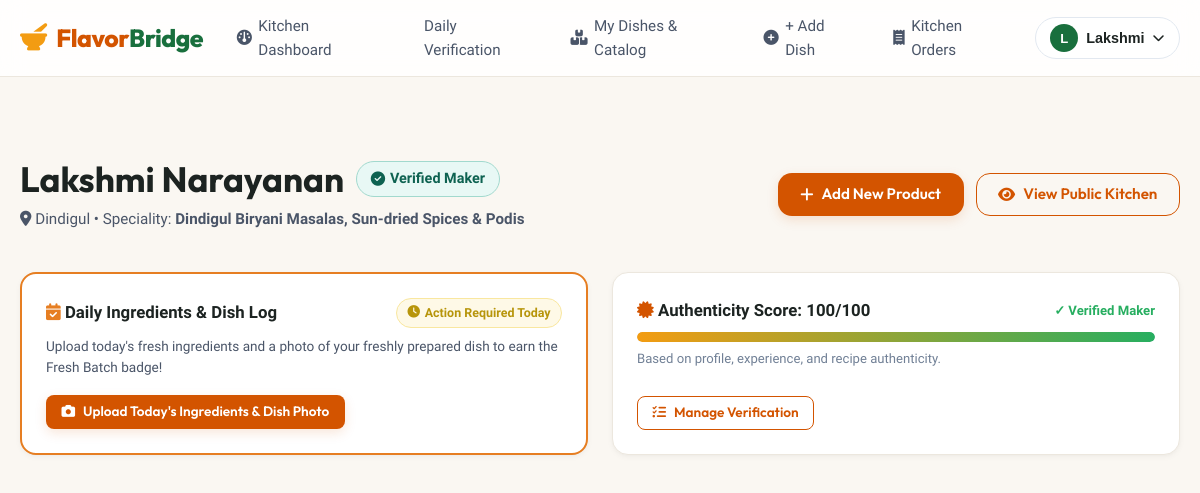
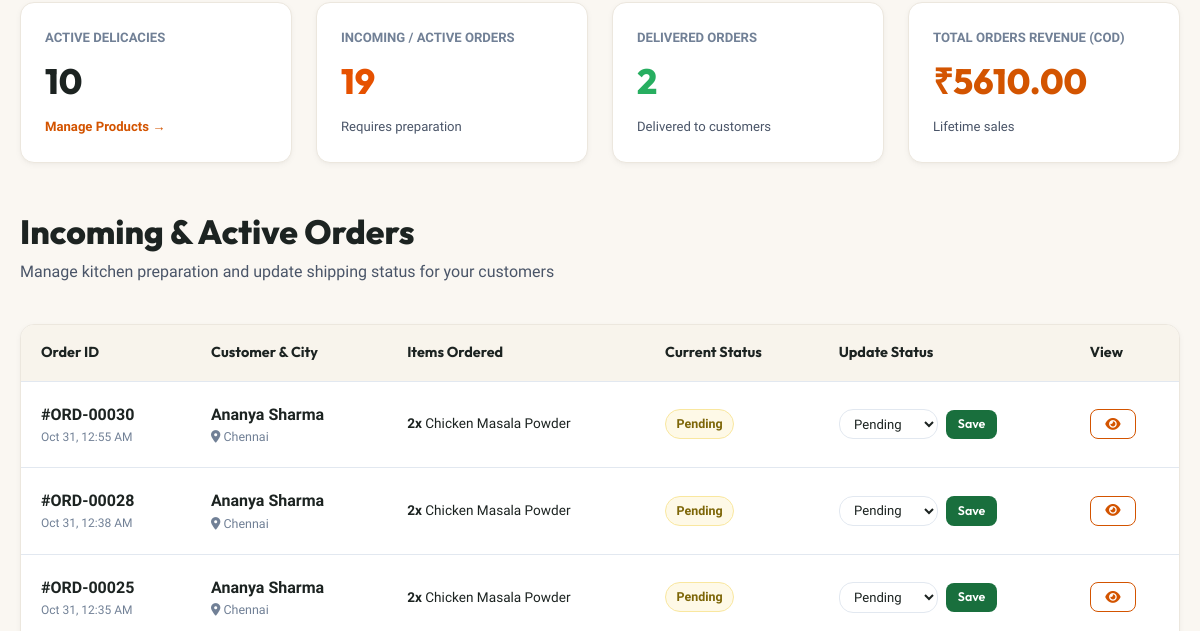
The page /food-maker/dashboard (signed in, upper part) on the database as committed earlier (2 pictures, top to bottom).
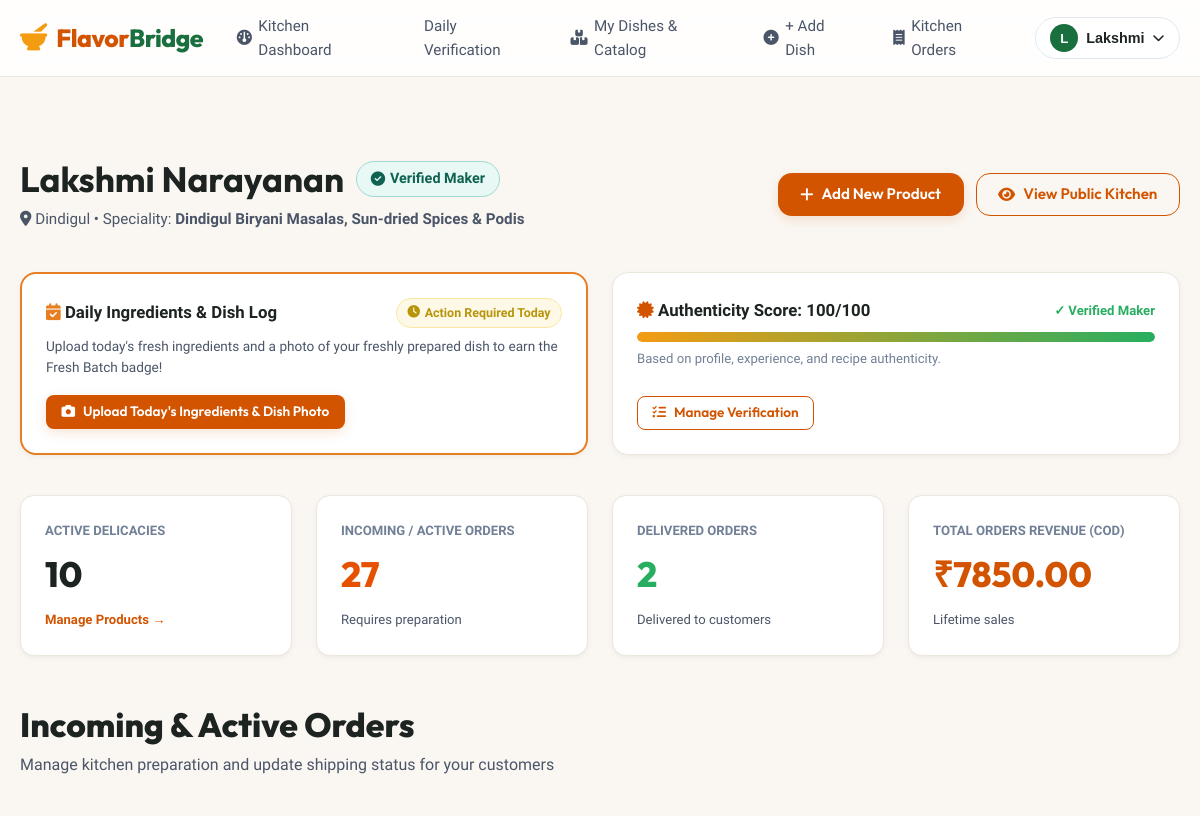
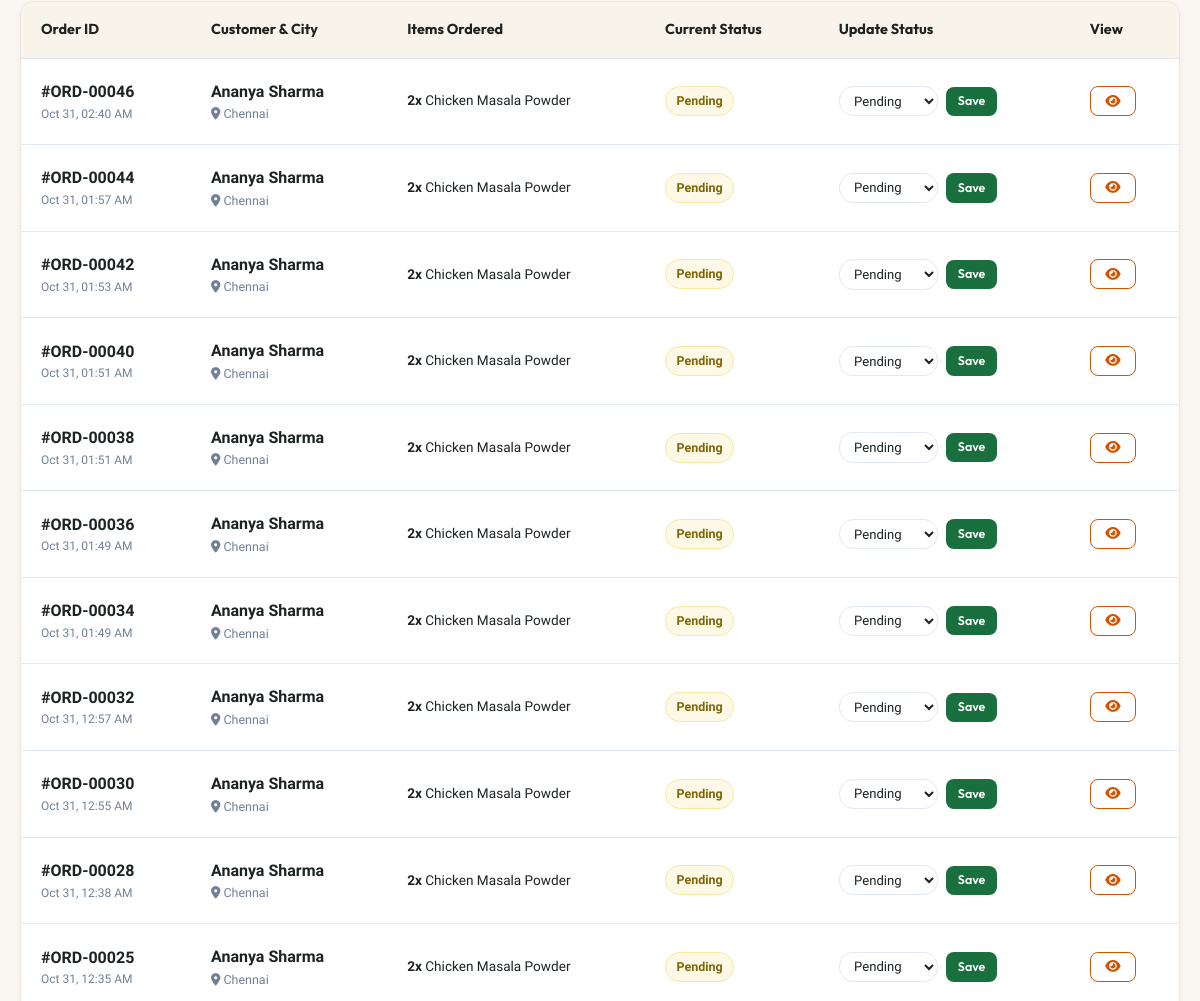
The same page on the database as committed later (2 pictures, top to bottom).
### backend/models.py (models this page shows, shortened)
class Order(db.Model):
    __tablename__ = 'orders'
    id = db.Column(db.Integer, primary_key=True)
    customer_id = db.Column(db.Integer, db.ForeignKey('users.id'), nullable=False)
    total_amount = db.Column(db.Float, nullable=False)
    address = db.Column(db.Text, nullable=False)
    city = db.Column(db.String(100), nullable=False)
    state = db.Column(db.String(100), nullable=False, default='Tamil Nadu')
    pincode = db.Column(db.String(20), nullable=False)
    phone = db.Column(db.String(20), nullable=False)
    payment_method = db.Column(db.String(50), nullable=False, default='Cash on Delivery')
    status = db.Column(db.String(50), nullable=False, default='Pending')
    created_at = db.Column(db.DateTime, default=datetime.utcnow)
    items = db.relationship('OrderItem', backref='order', lazy=True, cascade='all, delete-orphan')
    @property
    def has_fresh_food(self):
        return any(item.product and item.product.product_type == 'Fresh Food' for item in self.items)

class User(db.Model):
    __tablename__ = 'users'
    id = db.Column(db.Integer, primary_key=True)
    name = db.Column(db.String(100), nullable=False)
    email = db.Column(db.String(120), unique=True, nullable=False, index=True)
    password_hash = db.Column(db.String(255), nullable=False)
    role = db.Column(db.String(20), nullable=False, default='customer')  # 'customer' or 'food_maker'
    phone = db.Column(db.String(20), nullable=True)
    city = db.Column(db.String(100), nullable=True)
    address = db.Column(db.Text, nullable=True)
    created_at = db.Column(db.DateTime, default=datetime.utcnow)
    food_maker_profile = db.relationship('FoodMaker', backref='user', uselist=False, cascade='all, delete-orphan')
    cart = db.relationship('Cart', backref='customer', uselist=False, cascade='all, delete-orphan')
    orders = db.relationship('Order', backref='customer', lazy=True)
    reviews = db.relationship('Review', backref='customer', lazy=True)
    interactions = db.relationship('Interaction', backref='customer', lazy=True)

class OrderItem(db.Model):
    __tablename__ = 'order_items'
    id = db.Column(db.Integer, primary_key=True)
    order_id = db.Column(db.Integer, db.ForeignKey('orders.id', ondelete='CASCADE'), nullable=False)
    product_id = db.Column(db.Integer, db.ForeignKey('products.id'), nullable=False)
    food_maker_id = db.Column(db.Integer, db.ForeignKey('food_makers.id'), nullable=False)
    quantity = db.Column(db.Integer, nullable=False, default=1)
    price = db.Column(db.Float, nullable=False)  # Unit price at time of purchase
    @property
    def subtotal(self):
        return self.quantity * self.price

class Product(db.Model):
    __tablename__ = 'products'
    id = db.Column(db.Integer, primary_key=True)
    food_maker_id = db.Column(db.Integer, db.ForeignKey('food_makers.id', ondelete='CASCADE'), nullable=False)
    name = db.Column(db.String(150), nullable=False, index=True)
    category = db.Column(db.String(100), nullable=False, index=True)
    description = db.Column(db.Text, nullable=True)
    ingredients = db.Column(db.Text, nullable=True)
    price = db.Column(db.Float, nullable=False)
    city = db.Column(db.String(100), nullable=False, index=True)
    region = db.Column(db.String(100), nullable=True)
    image = db.Column(db.String(255), nullable=True)
    stock = db.Column(db.Integer, default=10)
    product_type = db.Column(db.String(50), nullable=False, default='Packaged Food')  # 'Packaged Food' or 'Fresh Food'
    preparation_time = db.Column(db.String(50), nullable=True, default='1-2 days')
    net_quantity = db.Column(db.String(50), nullable=True, default='250g')  # e.g., '500g', '150g', '250g', '1 kg', '1 Plate'
    created_at = db.Column(db.DateTime, default=datetime.utcnow)
    cart_items = db.relationship('CartItem', backref='product', lazy=True, cascade='all, delete-orphan')
    order_items = db.relationship('OrderItem', backref='product', lazy=True)
    reviews = db.relationship('Review', backref='product', lazy=True, cascade='all, delete-orphan')
    interactions = db.relationship('Interaction', backref='product', lazy=True, cascade='all, delete-orphan')

### backend/routes/food_maker_routes.py (the view)
@food_maker_bp.route('/food-maker/dashboard')
@login_required
@role_required('food_maker')
def dashboard():
    user_id = session.get('user_id')
    maker = get_or_create_food_maker(user_id)
    if not maker:
        return redirect(url_for('auth.login'))
    maker.calculate_verification_score()
    db.session.commit()
    products = Product.query.filter_by(food_maker_id=maker.id).all()
    orders = Order.query.join(OrderItem).filter(OrderItem.food_maker_id == maker.id).distinct().order_by(Order.created_at.desc()).all()
    pending_orders = [o for o in orders if o.status in ['Pending', 'Accepted', 'Preparing', 'Shipped', 'Out for Delivery']]
    completed_orders = [o for o in orders if o.status == 'Delivered']
    order_items = OrderItem.query.filter(OrderItem.food_maker_id == maker.id).all()
    total_revenue = sum(item.subtotal for item in order_items if item.order and item.order.status != 'Cancelled')
    return render_template(
        'food_maker_dashboard.html',
        maker=maker,
        products=products,
        orders=orders,
        pending_orders=pending_orders,
        completed_orders=completed_orders,
        total_revenue=total_revenue
    )

### backend/models.py (called while the page is built)
    @property
    def today_verification(self):
        today_str = datetime.utcnow().strftime('%Y-%m-%d')
        return DailyVerification.query.filter_by(food_maker_id=self.id, log_date=today_str).first()

### backend/utils/security.py (called while the page is built)
def login_required(f):
    @wraps(f)
    def decorated_function(*args, **kwargs):
        user_id = session.get('user_id')
        if not user_id:
            flash('Please log in to access this page.', 'warning')
            return redirect(url_for('auth.login', next=request.path))
        user = User.query.get(user_id)
        if not user:
            user_email = session.get('user_email')
            if user_email:
                user = User.query.filter_by(email=user_email).first()
                if user:
                    session['user_id'] = user.id
        if not user:
            session.clear()
            flash('Please log in to access this page.', 'warning')
            return redirect(url_for('auth.login', next=request.path))
        return f(*args, **kwargs)
    return decorated_function

### frontend/templates/food_maker_dashboard.html (shortened to what the changed rows need)
{% extends "base.html" %}
{% block content %}
<div class="container" style="padding: 3rem 1.25rem;">
  <div style="display: flex; justify-content: space-between; align-items: center; margin-bottom: 2.5rem; flex-wrap: wrap; gap: 1.5rem;">
    <div>
      <div style="display: flex; align-items: center; gap: 0.75rem; margin-bottom: 0.4rem;">
        <h1 style="font-size: 2.2rem; margin: 0;">{{ maker.user.name }}</h1>
      </div>
    </div>
  </div>
  <div style="display: grid; grid-template-columns: repeat(auto-fit, minmax(220px, 1fr)); gap: 1.5rem; margin-bottom: 3rem;">
    <div style="background: #FFFFFF; border-radius: 14px; border: var(--border-light); padding: 1.5rem; box-shadow: var(--shadow-sm);">
      <div style="font-size: 0.82rem; color: var(--gray-medium); text-transform: uppercase; font-weight: 700;">Incoming / Active Orders</div>
      <div id="maker-metric-active-orders" style="font-size: 2.2rem; font-weight: 800; color: #E65100; font-family: var(--font-heading); margin-top: 0.3rem;">
        {{ pending_orders|length }}
      </div>
      <span style="font-size: 0.82rem; color: var(--gray-dark); margin-top: 0.4rem; display: inline-block;">Requires preparation</span>
    </div>
    <div style="background: #FFFFFF; border-radius: 14px; border: var(--border-light); padding: 1.5rem; box-shadow: var(--shadow-sm);">
      <div style="font-size: 0.82rem; color: var(--gray-medium); text-transform: uppercase; font-weight: 700;">Total Orders Revenue (COD)</div>
      <div id="maker-metric-total-revenue" style="font-size: 2.2rem; font-weight: 800; color: var(--primary); font-family: var(--font-heading); margin-top: 0.3rem;">
        ₹{{ "%.2f"|format(total_revenue) }}
      </div>
      <span style="font-size: 0.82rem; color: var(--gray-dark); margin-top: 0.4rem; display: inline-block;">Lifetime sales</span>
    </div>
  </div>
  <div style="margin-bottom: 3.5rem;">
    <div class="section-header">
      <div>
        <h2 class="section-title">Incoming & Active Orders</h2>
      </div>
    </div>
    {% if orders %}
      <div class="cart-table-wrapper">
        <table class="table">
          <thead>
            <tr>
              <th>Order ID</th>
              <th>Customer & City</th>
              <th>Items Ordered</th>
              <th>Current Status</th>
              <th>Update Status</th>
              <th>View</th>
            </tr>
          </thead>
          <tbody>
            {% for order in orders %}
              <tr id="maker-order-row-{{ order.id }}">
                <td>
                  <strong>#ORD-{{ "%05d"|format(order.id) }}</strong>
                  <div style="font-size: 0.75rem; color: var(--gray-medium);">{{ order.created_at.strftime('%b %d, %I:%M %p') }}</div>
                </td>
                <td>
                  <strong>{{ order.customer.name if order.customer else 'Customer' }}</strong>
                  <div style="font-size: 0.78rem; color: var(--gray-medium);"><i class="fa-solid fa-location-dot"></i> {{ order.city }}</div>
                </td>
                <td>
                  <div style="font-size: 0.85rem;">
                    {% for item in order.items if item.food_maker_id == maker.id %}
                      <div><strong>{{ item.quantity }}x</strong> {{ item.product.name if item.product else 'Delicacy' }}</div>
                    {% endfor %}
                  </div>
                </td>
                <td>
                  <span id="order-status-badge-{{ order.id }}" class="badge {% if order.status == 'Delivered' %}badge-verified{% elif order.status in ['Preparing', 'Shipped', 'Out for Delivery'] %}badge-fresh{% else %}badge-pending{% endif %}">
                    {{ order.status }}
                  </span>
                </td>
                <td>
                  <form method="POST" action="{{ url_for('order.update_order_status') }}" class="order-status-ajax-form" data-order-id="{{ order.id }}" style="display: flex; gap: 0.5rem; align-items: center;">
                    <select name="status" class="form-control" style="font-size: 0.82rem; padding: 0.35rem 0.65rem; width: auto;">
                      <option value="Pending" {{ 'selected' if order.status == 'Pending' else '' }}>Pending</option>
                    </select>
                    <button type="submit" class="btn btn-secondary btn-sm" style="padding: 0.35rem 0.65rem; font-size: 0.78rem;">
                      Save
                    </button>
                  </form>
                </td>
                <td>
                  <a href="{{ url_for('order.order_detail', order_id=order.id) }}" class="btn btn-outline btn-sm">
                    <i class="fa-solid fa-eye"></i>
                  </a>
                </td>
              </tr>
            {% endfor %}
          </tbody>
        </table>
      </div>
    {% else %}
      <div style="background: #FFFFFF; border-radius: 14px; padding: 2.5rem; text-align: center; border: var(--border-light);">
        <p style="color: var(--gray-medium); margin: 0;">No incoming orders yet. As customers discover your products, they will appear here in real-time!</p>
      </div>
    {% endif %}
  </div>
</div>
{% endblock %}

Rows that differ between the two databases and show on the page:
added Order: id "00046", created_at "Oct 31, 02:40 AM", customer "Ananya Sharma", city "Chennai", status "Pending"
added OrderItem: quantity "2", product "Chicken Masala Powder", shown under "00046"
added Order: id "00044", created_at "Oct 31, 01:57 AM", customer "Ananya Sharma", city "Chennai", status "Pending"
added OrderItem: quantity "2", product "Chicken Masala Powder", shown under "00044"
added Order: id "00042", created_at "Oct 31, 01:53 AM", customer "Ananya Sharma", city "Chennai", status "Pending"
added OrderItem: quantity "2", product "Chicken Masala Powder", shown under "00042"
added Order: id "00040", created_at "Oct 31, 01:51 AM", customer "Ananya Sharma", city "Chennai", status "Pending"
added OrderItem: quantity "2", product "Chicken Masala Powder", shown under "00040"
added Order: id "00038", created_at "Oct 31, 01:51 AM", customer "Ananya Sharma", city "Chennai", status "Pending"
added OrderItem: quantity "2", product "Chicken Masala Powder", shown under "00038"
added Order: id "00036", created_at "Oct 31, 01:49 AM", customer "Ananya Sharma", city "Chennai", status "Pending"
added OrderItem: quantity "2", product "Chicken Masala Powder", shown under "00036"
added Order: id "00034", created_at "Oct 31, 01:49 AM", customer "Ananya Sharma", city "Chennai", status "Pending"
added OrderItem: quantity "2", product "Chicken Masala Powder", shown under "00034"
added Order: id "00032", created_at "Oct 31, 12:57 AM", customer "Ananya Sharma", city "Chennai", status "Pending"
added OrderItem: quantity "2", product "Chicken Masala Powder", shown under "00032"
Other text that changed with them:
{{ pending_orders|length }}: "19" → "27"
{{ "%.2f"|format(total_revenue) }}: "5610.00" → "7850.00"
